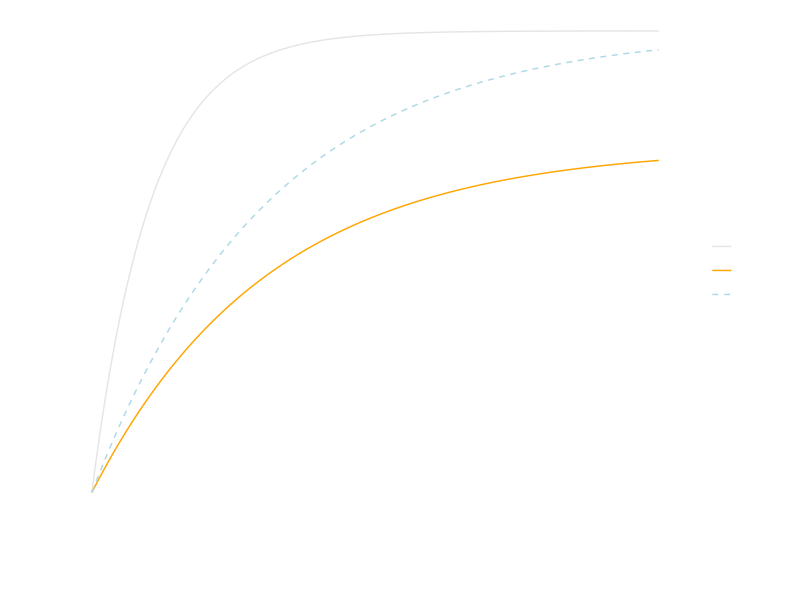

The R script that drew this image:
###
# this script is used to determine sedimentation curves for the lakes. We aimed for a about 80% removal rate for the lake Geneva (500km2) in average based on existing measurements (see paper)
##sedimentation curve lakes

library(ggplot2)
library(zoo)
flache <- seq(1,800000000, by = 10000) #Area of lakes
#area in m2


lakeGeneva <- 0.95*(1- exp(1)^(-0.005*flache*0.000001)) #lake Geneva
y <- 0.95*(1- exp(1)^(-0.004*flache*0.000001))
y_schwer <- 0.95*(1- exp(1)^(-0.012*flache*0.000001)) #heavier polymers. trible the reduciton
y_sehrleicht <- 0.95*(1- exp(1)^(-0.0025*flache*0.000001)) #very light polymers
x <- flache * 0.000001					
total <- (y+y+y+y*0.6+y*0.8+y_schwer+y_schwer)/7


nice <- theme_bw()+
	theme(legend.position = "right",
				legend.title = element_text(size = 7),
				legend.text = element_text(size = 16, color = "white"),
				legend.background = element_rect(fill = "transparent", color = NA),
				plot.background = element_rect(fill = "transparent",colour = NA),
				text = element_text(color = "white", size = 16),
				panel.grid = element_blank(),
				axis.text.x = element_text(color = "white", face = "plain", size = 16),
				axis.text.y = element_text(color = "white", face = "plain", size = 16),
				panel.background = element_rect(fill = "transparent", color = NA),
				plot.subtitle = element_text(size = 10),
				plot.margin = unit(c(0.2,0.2,0.2,0.2), units = "cm"),
				axis.ticks = element_line(color = "white"),
				axis.line = element_line(colour = "white"),
				panel.border = element_rect(color = "white"),
				legend.key = element_rect(fill = "transparent"))


df <- data.frame(x = c(x, x, x),
								 y = c(y*100, y*0.75*100, y_schwer*100),
								 polymer = c(rep("PS", length(x)), rep("PP", length(x)), rep("PET", length(x))))

p <- ggplot(data = df, aes(x = x, y = y, color = polymer, linetype = polymer))+
	geom_line()+
	nice+
	scale_color_manual(values = c("grey90", "orange", "lightblue"))+
	scale_linetype_manual(values = c("solid", "solid", "dashed"))+
	scale_y_continuous(breaks = c(95, 50, 0))+
	labs(x = "lake surface area\nin km²",
			 y = "reduction in %")
	
ggsave("PhD/präsi/für Konferenzen/2023 SETAC/factor_lakes1.png", plot = p, width = 13, height = 8, units = "cm", bg = "transparent", dpi = 500)
#check for the integral
AUC <- function(x, y){
	sum(diff(x)*rollmean(y,2))
}

n <- AUC(flache, y) #normal
s <- AUC(flache, y_schwer)
sl <- AUC(flache, y*0.5)
l <- AUC(flache, y*0.75)
AUC(flache,y)

mean(c(n,n,n,s,s,sl,l))
